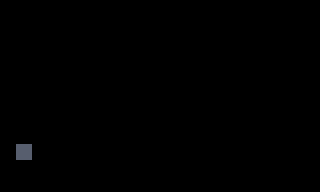

Tiled map render using the project's own tile images. Description and the map definition, with tile-layer contents summarised, below:
An orthogonal 20x12 tile map with 16x16 px tiles, 2 tile layers (tiles, dirt), 2 tilesets and 1 object (player).

<map version="1.0" orientation="orthogonal" renderorder="right-down" width="20" height="12" tilewidth="16" tileheight="16" nextobjectid="7">
 <tileset firstgid="1" name="tilemap" tilewidth="16" tileheight="16" tilecount="1" columns="1">
  <image source="tileset.png" width="16" height="16" />
 </tileset>
 <tileset firstgid="2" name="dirt" tilewidth="16" tileheight="16" tilecount="1" columns="1">
  <image source="../img/dirttile.png" width="16" height="16" />
 </tileset>
 <layer name="tiles" width="20" height="12">
  <data>[240 cells, 4 non-empty, 1 distinct tile ids]</data>
 </layer>
 <objectgroup name="objects">
  <object id="6" name="player" x="16.6667" y="122" width="58" height="41.3333" />
 </objectgroup>
 <layer name="dirt" width="20" height="12">
  <data>[240 cells, 1 non-empty, 1 distinct tile ids]</data>
 </layer>
</map>
